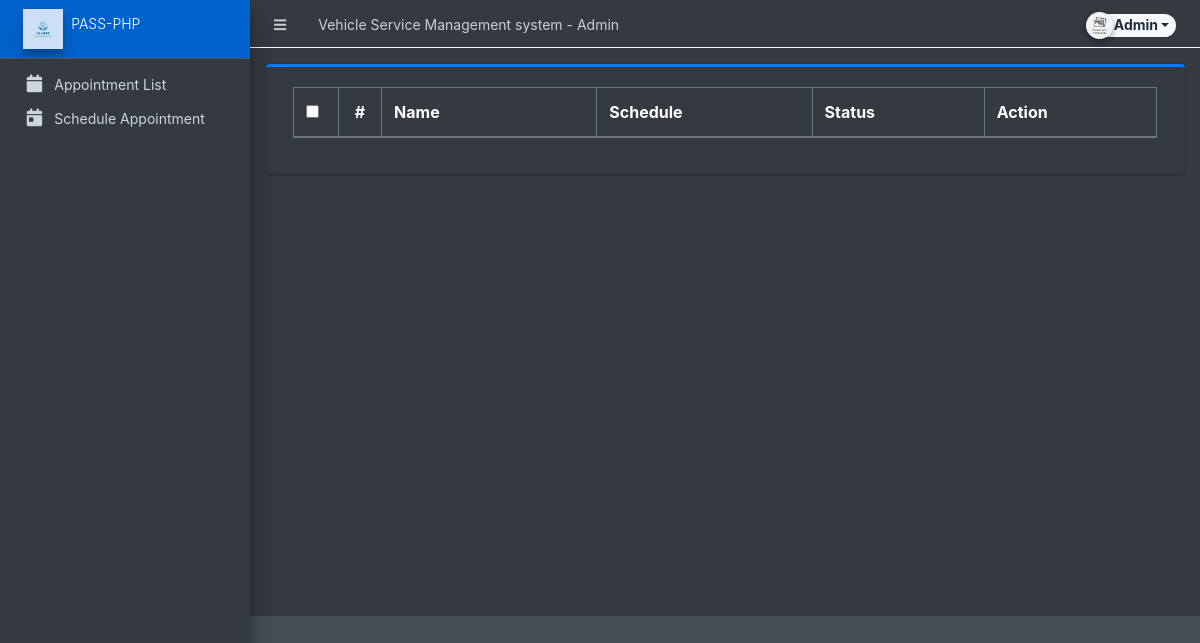
Page /user/index.php (signed in) on the earlier database version.
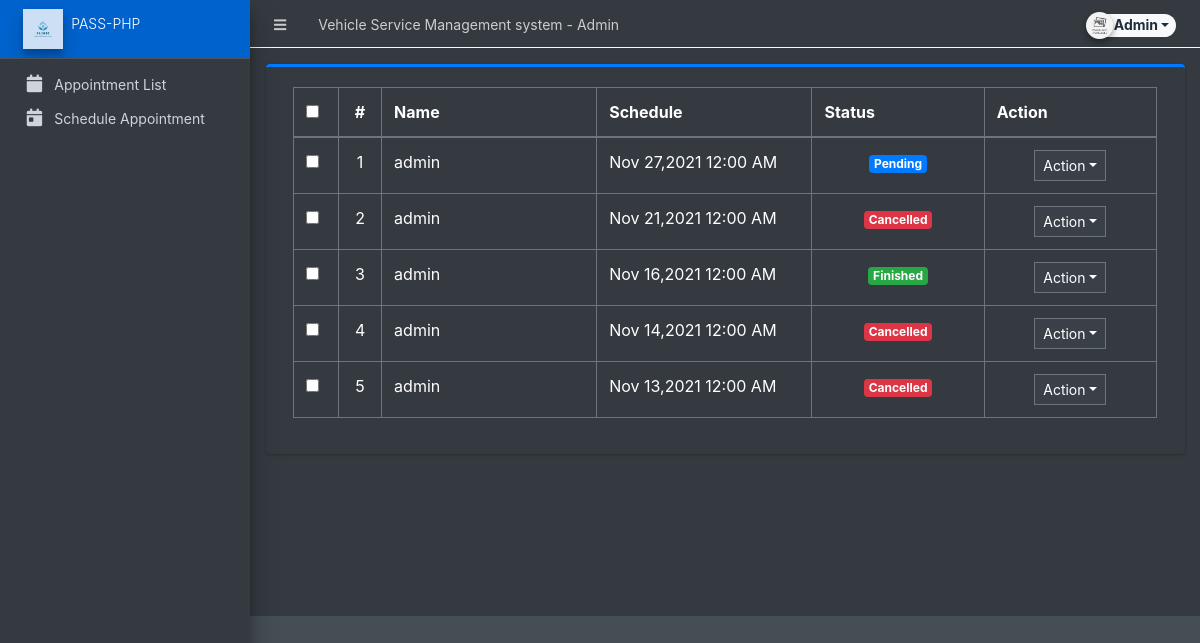
Same page on the later database version.
### tables this page shows
CREATE TABLE `appointments` (
  `id` int(30) NOT NULL,
  `user_id` int(30) NOT NULL,
  `date_sched` datetime NOT NULL,
  `veh_model` varchar(50) NOT NULL,
  `veh_category` tinyint(1) NOT NULL DEFAULT 0,
  `veh_reg_no` varchar(20) NOT NULL,
  `status` tinyint(1) NOT NULL DEFAULT 0,
  `comments` text DEFAULT NULL,
  `contact` bigint(15) NOT NULL,
  `bill_amount` int(10) DEFAULT NULL,
  `date_created` datetime NOT NULL DEFAULT current_timestamp()
);

CREATE TABLE `users` (
  `id` int(11) NOT NULL,
  `firstname` varchar(100) NOT NULL,
  `lastname` varchar(100) NOT NULL,
  `email` varchar(50) NOT NULL,
  `password` varchar(255) NOT NULL,
  `user_type` int(5) NOT NULL DEFAULT 0,
  `created_on` datetime NOT NULL DEFAULT current_timestamp() ON UPDATE current_timestamp()
);

### config.php (called while the page is built, shortened)
<?php
require_once('classes/DBConnection.php');
require_once('classes/SystemSettings.php');
function validate_image($file){
	if(!empty($file)){
		if(is_file(base_app.$file)){
			return base_url.$file;
		}else{
			return base_url.'dist/img/no-image-available.png';
		}
	}else{
		return base_url.'dist/img/no-image-available.png';
	}
}
function isMobileDevice(){
    $aMobileUA = array(
        '/iphone/i' => 'iPhone',
        '/ipod/i' => 'iPod',
        '/ipad/i' => 'iPad',
        '/android/i' => 'Android',
        '/blackberry/i' => 'BlackBerry',
        '/webos/i' => 'Mobile'
    );
    return false;
}
?>

### classes/DBConnection.php (called while the page is built, shortened)
<?php
class DBConnection{
    private $host = DB_SERVER;
    private $username = DB_USERNAME;
    private $password = DB_PASSWORD;
    private $database = DB_NAME;
    public $conn;
    public function __construct(){
        if (!isset($this->conn)) {
            $this->conn = new mysqli($this->host, $this->username, $this->password, $this->database);
        }
    }
}
?>

### classes/SystemSettings.php (called while the page is built, shortened)
<?php
class SystemSettings extends DBConnection{
	function userdata($field = ''){
		if(!empty($field)){
			if(isset($_SESSION['userdata'][$field]))
				return $_SESSION['userdata'][$field];
			else
				return null;
		}else{
			return false;
		}
	}
	function info($field=''){
		if(!empty($field)){
			if(isset($_SESSION['system_info'][$field]))
				return $_SESSION['system_info'][$field];
			else
				return false;
		}else{
			return false;
		}
	}
}
$_settings = new SystemSettings();
?>

### user/appointments/index.php (the view, shortened to what this page needs)
<div class="card card-outline card-primary">
	<div class="card-body">
        <div class="container-fluid">
			<table class="table table-bordered table-stripped" id="indi-list">
				<colgroup>
					<col width="5%">
					<col width="5%">
					<col width="25%">
					<col width="25%">
					<col width="20%">
					<col width="20%">
				</colgroup>
				<thead>
					<tr>
						<td class="text-center"><div class="form-check">
								<input type="checkbox" class="form-check-input" id="selectAll">
							</div></td>
						<th class="text-center">#</th>
						<th>Name</th>
						<th>Schedule</th>
						<th>Status</th>
						<th>Action</th>
					</tr>
				</thead>
				<tbody>
					<?php
					$i = 1;
						$user_id = $_SESSION['userdata']['id'];
						$qry = $conn->query("SELECT u.*,a.date_sched,a.status,a.bill_amount ,a.id as aid from `users` u inner join `appointments` a on u.id = a.user_id WHERE a.user_id=$user_id order by unix_timestamp(a.date_sched) desc ");
						while($row = $qry->fetch_assoc()):
					?>
						<tr>
							<td class="text-center">
							<div class="form-check">
								<input type="checkbox" class="form-check-input invCheck" value="<?php echo $row['id'] ?>">
							</div>
							</td>
							<td class="text-center"><?php echo $i++; ?></td>
							<td><?php echo $row['firstname'] ?></td>
							<td><?php echo date("M d,Y h:i A",strtotime($row['date_sched'])) ?></td>
							<td class="text-center">
								<?php
								switch($row['status']){
									case(0):
										echo '<span class="badge badge-primary">Pending</span>';
									break;
									case(1):
									echo '<span class="badge badge-success">Finished</span>';
									break;
									case(2):
										echo '<span class="badge badge-danger">Cancelled</span>';
									break;
                                }
								?>
							</td>
							<td align="center">
								 <button type="button" class="btn btn-flat btn-default btn-sm dropdown-toggle dropdown-icon" data-toggle="dropdown">
				                  		Action
				                  </button>
							</td>
						</tr>
					<?php endwhile; ?>
				</tbody>
			</table>
		</div>
	</div>
</div>

### user/index.php (shortened to what this page needs)
<?php require_once('../config.php'); ?>
 <!DOCTYPE html>
<html lang="en" class="" style="height: auto;">
<?php require_once('inc/header.php') ?>
  <body class="sidebar-mini layout-fixed control-sidebar-slide-open layout-navbar-fixed dark-mode sidebar-mini-md sidebar-mini-xs" data-new-gr-c-s-check-loaded="14.991.0" data-gr-ext-installed="" style="height: auto;">
    <div class="wrapper">
     <?php require_once('inc/topBarNav.php') ?>
     <?php require_once('inc/navigation.php') ?>
     <?php $page = isset($_GET['page']) ? $_GET['page'] : 'appointments';  ?>
      <div class="content-wrapper bg-dark pt-3" style="min-height: 567.854px;">
        <section class="content">
          <div class="container-fluid">
            <?php
              if(!file_exists($page.".php") && !is_dir($page)){
                  include '404.html';
              }else{
                if(is_dir($page))
                  include $page.'/index.php';
                else
                  include $page.'.php';
              }
            ?>
          </div>
        </section>
      </div>
      <?php require_once('inc/footer.php') ?>
  </body>
</html>

### user/inc/header.php (shortened to what this page needs)
<head>
    <link rel="stylesheet" href="<?php echo base_url ?>plugins/fontawesome-free/css/all.min.css">
    <link rel="stylesheet" href="<?php echo base_url ?>plugins/tempusdominus-bootstrap-4/css/tempusdominus-bootstrap-4.min.css">
  <link rel="stylesheet" href="<?php echo base_url ?>plugins/datatables-bs4/css/dataTables.bootstrap4.min.css">
  <link rel="stylesheet" href="<?php echo base_url ?>plugins/datatables-responsive/css/responsive.bootstrap4.min.css">
  <link rel="stylesheet" href="<?php echo base_url ?>plugins/datatables-buttons/css/buttons.bootstrap4.min.css">
  <link rel="stylesheet" href="<?php echo base_url ?>plugins/datatables-select/css/select.bootstrap4.min.css">
  <link rel="stylesheet" href="<?php echo base_url ?>plugins/select2/css/select2.min.css">
  <link rel="stylesheet" href="<?php echo base_url ?>plugins/select2-bootstrap4-theme/select2-bootstrap4.min.css">
    <link rel="stylesheet" href="<?php echo base_url ?>plugins/icheck-bootstrap/icheck-bootstrap.min.css">
    <link rel="stylesheet" href="<?php echo base_url ?>plugins/jqvmap/jqvmap.min.css">
    <link rel="stylesheet" href="<?php echo base_url ?>dist/css/adminlte.css">
    <link rel="stylesheet" href="<?php echo base_url ?>dist/css/custom.css">
    <link rel="stylesheet" href="<?php echo base_url ?>plugins/overlayScrollbars/css/OverlayScrollbars.min.css">
    <link rel="stylesheet" href="<?php echo base_url ?>plugins/daterangepicker/daterangepicker.css">
    <link rel="stylesheet" href="<?php echo base_url ?>plugins/summernote/summernote-bs4.min.css">
  <link rel="stylesheet" href="<?php echo base_url ?>plugins/sweetalert2-theme-bootstrap-4/bootstrap-4.min.css">
  <link rel="stylesheet" href="<?php echo base_url ?>plugins/fullcalendar/main.css">
  </head>

### user/inc/topBarNav.php (shortened to what this page needs)
<nav class="main-header navbar navbar-expand navbar-dark border border-light border-top-0  border-left-0 border-right-0 navbar-light text-sm">
  <ul class="navbar-nav">
    <li class="nav-item">
    <a class="nav-link" data-widget="pushmenu" href="#" role="button"><i class="fas fa-bars"></i></a>
    </li>
    <li class="nav-item d-none d-sm-inline-block">
      <a href="<?php echo base_url ?>" class="nav-link"><?php echo (!isMobileDevice()) ? $_settings->info('name'):$_settings->info('short_name'); ?> - Admin</a>
    </li>
  </ul>
  <ul class="navbar-nav ml-auto">
    <li class="nav-item">
      <div class="btn-group nav-link">
            <button type="button" class="btn btn-rounded badge badge-light dropdown-toggle dropdown-icon" data-toggle="dropdown">
              <span><img src="<?php echo validate_image($_settings->userdata('avatar')) ?>" class="img-circle elevation-2 user-img" alt="User Image"></span>
              <span class="ml-3"><?php echo ucwords($_settings->userdata('firstname').' '.$_settings->userdata('lastname')) ?></span>
            </button>
        </div>
    </li>
  </ul>
</nav>

### user/inc/navigation.php (shortened to what this page needs)
<aside class="main-sidebar sidebar-dark-primary elevation-4 sidebar-no-expand">
  <a href="<?php echo base_url ?>admin" class="brand-link bg-primary text-sm">
  <img src="<?php echo validate_image($_settings->info('logo'))?>" alt="Store Logo" class="brand-image  elevation-3" style="opacity: .8;width: 2.5rem;height: 2.5rem;max-height: unset">
  <span class="brand-text font-weight-light"><?php echo $_settings->info('short_name') ?></span>
  </a>
  <div class="sidebar os-host os-theme-light os-host-overflow os-host-overflow-y os-host-resize-disabled os-host-transition os-host-scrollbar-horizontal-hidden">
    <div class="os-content-glue" style="margin: 0px -8px; width: 249px; height: 646px;"></div>
    <div class="os-padding">
      <div class="os-viewport os-viewport-native-scrollbars-invisible" style="overflow-y: scroll;">
        <div class="os-content" style="padding: 0px 8px; height: 100%; width: 100%;">
          <nav class="mt-4">
             <ul class="nav nav-pills nav-sidebar flex-column text-sm nav-compact nav-flat nav-child-indent nav-collapse-hide-child" data-widget="treeview" role="menu" data-accordion="false">
              <li class="nav-item dropdown">
                <a href="<?php echo base_url ?>user/?page=appointments" class="nav-link nav-appointments">
                  <i class="nav-icon fas fa-calendar"></i>
                  <p>
                    Appointment List
                  </p>
                </a>
              </li>
              <li class="nav-item dropdown">
                <a href="<?php echo base_url ?>user/?page=appointments/manage_appointment" class="nav-link nav-schedule_settings">
                  <i class="nav-icon fas fa-calendar-day"></i>
                  <p>
                    Schedule Appointment
                  </p>
                </a>
              </li>
            </ul>
          </nav>
        </div>
      </div>
    </div>
  </div>
</aside>

### user/inc/footer.php (shortened to what this page needs)
</div>

### user/inc/topBarNav.php (style rules this page uses)
.user-img { position: absolute; height: 27px; width: 27px; object-fit: cover; left: -7%; top: -12%; }
.btn-rounded { border-radius: 50px; }

### user/appointments/index.php (style rules this page uses)
#selectAll { top:0 }

Differences in the rows shown:
added appointments: user.firstname "admin", date_sched "Nov 27,2021 12:00 AM", status "Pending"
added appointments: user.firstname "admin", date_sched "Nov 21,2021 12:00 AM", status "Cancelled"
added appointments: user.firstname "admin", date_sched "Nov 16,2021 12:00 AM", status "Finished"
added appointments: user.firstname "admin", date_sched "Nov 14,2021 12:00 AM", status "Cancelled"
added appointments: user.firstname "admin", date_sched "Nov 13,2021 12:00 AM", status "Cancelled"
